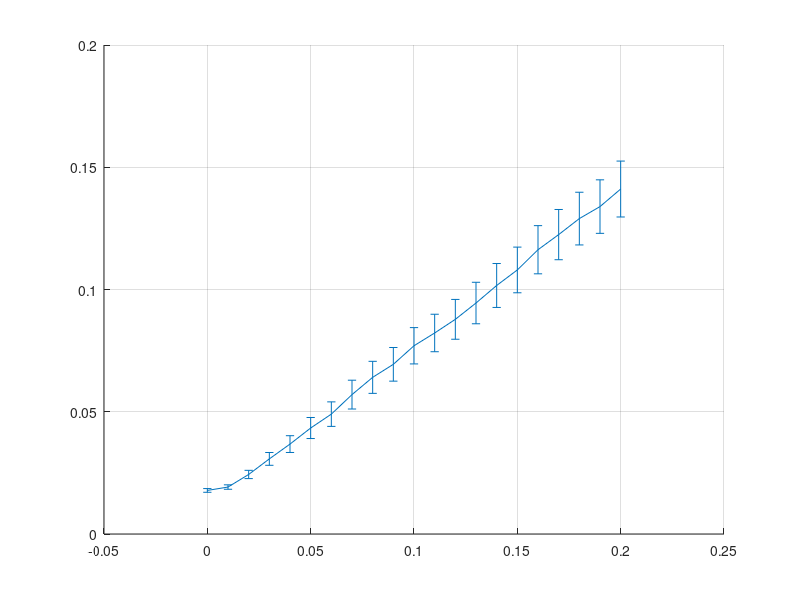

Write MATLAB code to recreate this figure. (Note: this script raises an error after producing the figure.)
%% Plot reconstruction error vs noise for different reconstruction strategies
% Jared Callaham 2018

load('output/re100-cylinder/reconst_loop_out.mat') % Output from re100-cylinder/reconstruction_loop.m
load('utils/colorscheme.mat')  % From colorbrewer2.org - for plot lines

%% Make errorbar plot
figure(); hold on; grid on;
for i=1:size(res, 1)
    l = errorbar(sigma, res(i, :), err(i, :));
    l.Color = colorscheme(i, :);
    l.LineStyle = '--';
    l.LineWidth=1.5;
    l.Marker = markers(i);
    l.MarkerSize=10;
    l.MarkerFaceColor = colorscheme(i, :);
end
    
legend('Training, L1', 'K-SVD, L1', 'POD, L1', 'POD, L2', 'Training, L2', 'Location', 'NorthWest')
xlim([0, 0.2])
xlabel('Noise level')
ylabel('Reconstruction residual')

box on
set(gcf,'Position',[100 100 800 400])
if SAVE_FIGS
	saveas(gcf, 'figs/FIG6.svg')
end

%% Generate insets as examples
% Load and partition cylinder data
run('re100-cylinder/load_cylinder.m')
mTrain = size(Train, 2);

load('output/re100-cylinder/measurement_matrices.mat', 'C_vslice');

rms_vort = flow.avg_energy;
C = C_vslice;


x = Test(:, 18);  % Choose test field
sigma = 0.08;  % Noise level (scaled by rms vorticity)
noise = sigma*rms_vort*randn(size(x));
eps = 3*sigma*rms_vort*sqrt(size(C, 1));  % Tolerance for this noise level 

y = C*(x + noise);  % Noisy measurement
D = double(C*Train);  % Training library
% Solve L2 optimization problem in training library
cvx_begin;
    variable s(mTrain);
    minimize(norm(s, 2));
    subject to
        norm(D*s - y, 2) <= eps;
cvx_end;
[x_hat, r] = reconstruct(x, Train, s, flow, false);

figure();
subplot(311)
plotCylinder(reshape(x_hat+flow.mean_flow, nx, ny), flow); axis off;
title(sprintf('Training dictionary, L2\n sigma = %0.2f, err = %0.4f', sigma, r));

% Reconstruction by sparse approximation in the training library
s = sp_approx(y, D, sigma, flow);
[x_hat, r] = reconstruct(x, Train, s, flow, true);

subplot(312)
plotCylinder(reshape(x_hat+flow.mean_flow, nx, ny), flow)
axis off
title(sprintf('Training dictionary, L1\n sigma = %0.2f, err = %0.4f', sigma, r));

sigma = 0.2; % Noise level (fraction of rms vorticity)
noise = sigma*rms_vort*randn(size(x));
eps = 3*sigma*rms_vort*sqrt(size(C, 1));  % Tolerance for this noise level 

y = C*(x + noise); % Noisy measurement

[U, Sigma, ~] = svd(Train, 'econ');  % Compute library of POD modes

% Optimal rank truncation of POD library (by Gavish-Donoho threshold)
bsigma = size(Train, 2)/size(Train, 1); % Aspect ratio of data matrix
thresh = optimal_SVHT_coef(bsigma,0) * median(diag(Sigma));
m_pod = find(diag(Sigma)>thresh, 1, 'last'); % Rank truncation with Gavish-Donoho SVHT
ThetaPCA = U(:, 1:m_pod)*Sigma(1:m_pod, 1:m_pod);

D_pod = C*ThetaPCA;  % Measured POD library

% Reconstruction by sparse approximation in POD library
s = sp_approx(y, D_pod, sigma, flow);
[x_hat, r] = reconstruct(x, ThetaPCA, s, flow, false);

subplot(313)
plotCylinder(reshape(x_hat+flow.mean_flow, nx, ny), flow)
axis off
title(sprintf('POD, L1\n sigma = %0.2f, err = %0.4f', sigma, r));


if SAVE_FIGS
	saveas(gcf, 'figs/FIG6_insets.svg')
end